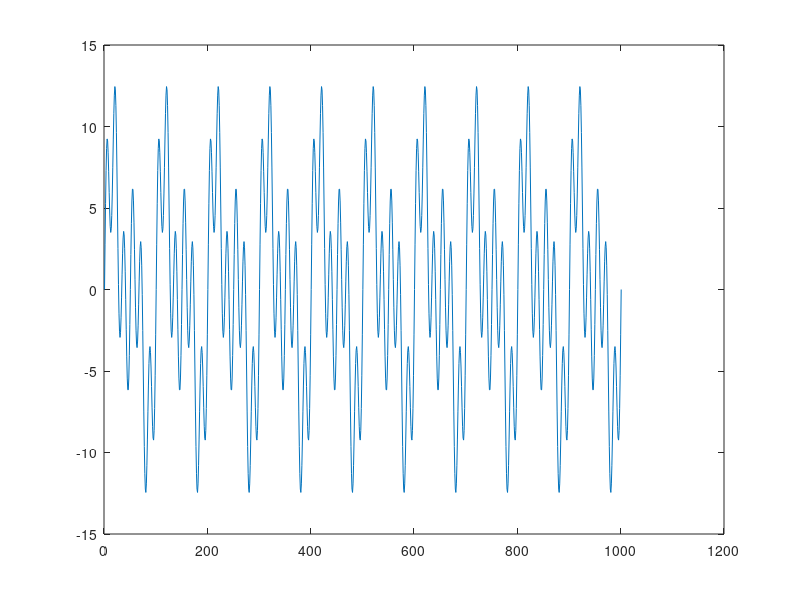
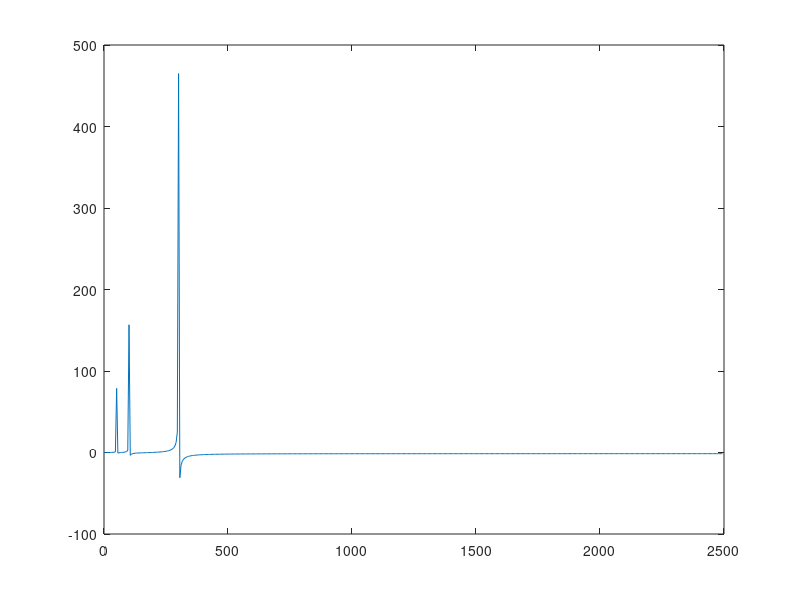

Reproduce these figures in MATLAB, in order.
%% motivate by http://grasshoppernetwork.com/showthread.php?tid=629
%% create signal
a=5;
c=1;
m=2;
f=4;
n=10;%no of sample per second?
fs=100*f;% @least twice by nequist
ts=1/fs;
t=0:ts:n/f;
x = c+a*sin(2*pi*f*t)+m*a*sin(2*pi*2*m*f*t)+3*m*a*sin(2*pi*4*m*f*t);
plot(x);
fx=fft(x);
plot(real(fx(1:fs)))
[idx val]=max(real(fx))


%% orig
f=50;
A=5;
Fs=f*100;
Ts=1/Fs;
t=0:Ts:10/f;
x=A*sin(2*pi*f*t);
plot(x),grid on;
F=fft(x);
plot(real(F)),grid on
x1=A*sin(2*pi*(f+50)*t);
x2=A*sin(2*pi*(f+250)*t);
x=x+x1+x2; 
F2=zeros(length(F),1);
F2(10:11)=F(10:11);
xr=ifft(F2);
plot(real(xr)),grid on

%% recreate
clear all;
clc;
close all
f=50;
A=5;
Fs=f*100;
Ts=1/Fs;
t=0:Ts:10/f;
x=A*sin(2*pi*f*t);
x1=A*sin(2*pi*(f+50)*t);
x2=A*sin(2*pi*(f+250)*t);
x=x+x1+x2;
plot(x)
F=fft(x);
figure
N=Fs/length(F);
baxis=(1:N:N*(length(x)/2-1));
plot(baxis,real(F(1:length(F)/2))) 

